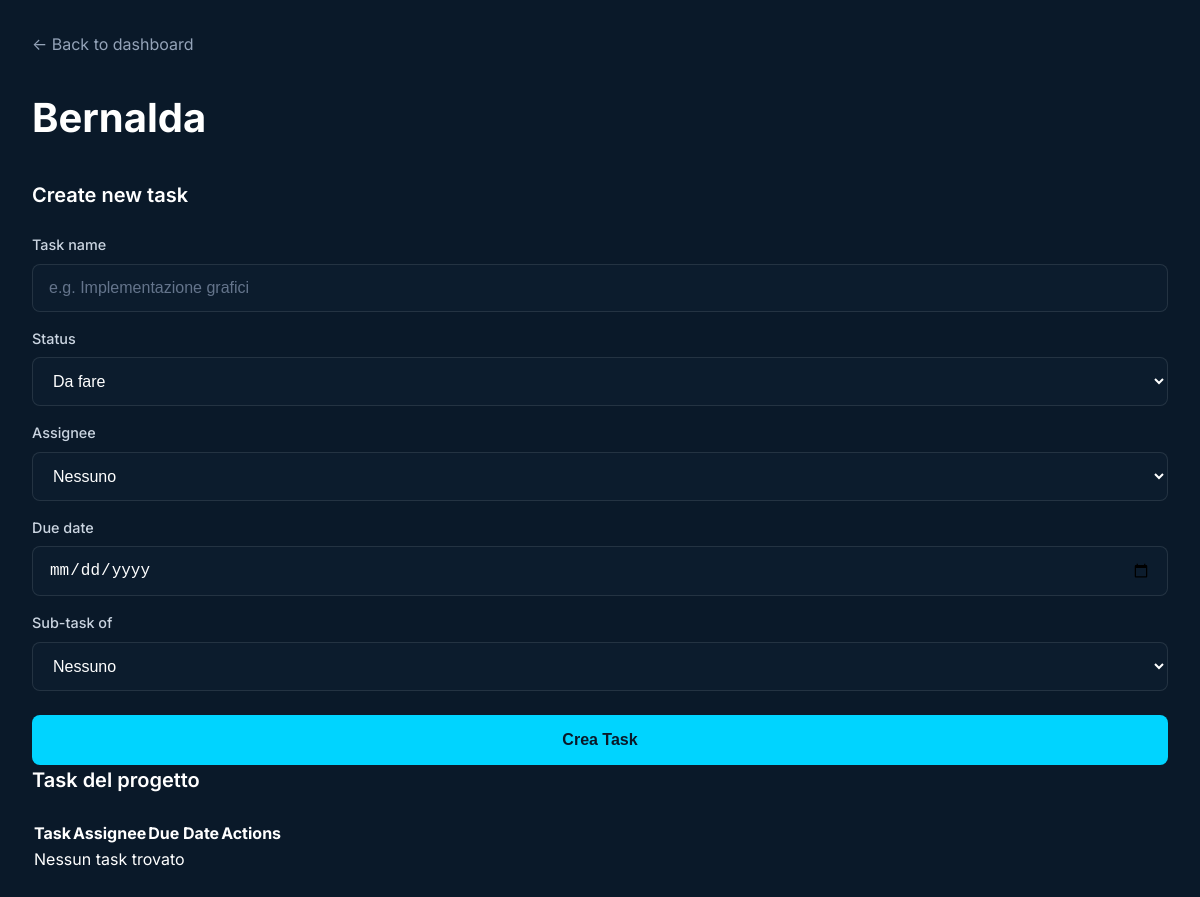
/progetto/8 (signed in), run on an earlier commit of the app's database.
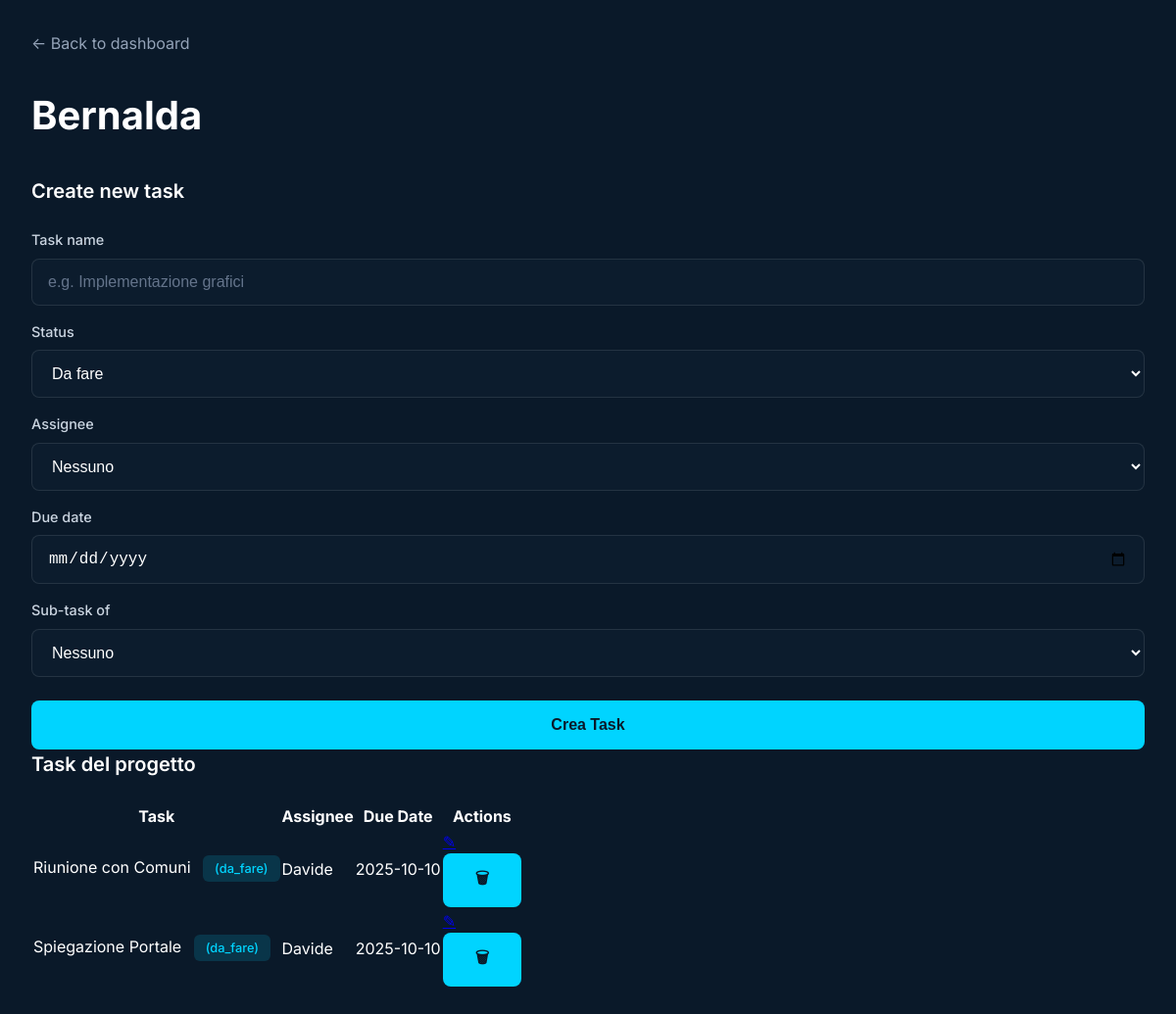
And on a later commit of the database.
### tables this page shows
CREATE TABLE progetti (
            id INTEGER PRIMARY KEY AUTOINCREMENT,
            nome TEXT NOT NULL,
            owner_id INTEGER NOT NULL,
            FOREIGN KEY (owner_id) REFERENCES utenti(id)
        );

CREATE TABLE tasks (
            id INTEGER PRIMARY KEY AUTOINCREMENT,
            titolo TEXT NOT NULL,
            descrizione TEXT,
            progetto_id INTEGER NOT NULL,
            parent_id INTEGER,
            autore_id INTEGER NOT NULL,
            stato TEXT NOT NULL,
            data_creazione TEXT DEFAULT CURRENT_TIMESTAMP,
            data_scadenza TEXT, assegnato_a INTEGER, scadenza TEXT,
            FOREIGN KEY (progetto_id) REFERENCES progetti(id),
            FOREIGN KEY (parent_id) REFERENCES tasks(id),
            FOREIGN KEY (autore_id) REFERENCES utenti(id)
        );

CREATE TABLE utenti (
            id INTEGER PRIMARY KEY AUTOINCREMENT,
            nome TEXT NOT NULL,
            email TEXT UNIQUE NOT NULL,
            password_hash TEXT NOT NULL,
            ruolo TEXT NOT NULL
        );

### app/main.py (the view)
@app.get("/progetto/{progetto_id}", response_class=HTMLResponse)
async def visualizza_progetto(request: Request, progetto_id: int, user_id: str = Cookie(default=None)):
    if not user_id:
        return RedirectResponse("/login", status_code=302)
    db_path = get_db_path()
    conn = sqlite3.connect(db_path)
    c = conn.cursor()
    c.execute("""
        SELECT 1 FROM progetti p
        LEFT JOIN progetti_utenti pu ON p.id = pu.progetto_id
        WHERE p.id = ? AND (p.owner_id = ? OR pu.utente_id = ?)
    """, (progetto_id, user_id, user_id))
    if not c.fetchone():
        conn.close()
        return RedirectResponse("/", status_code=302)
    c.execute("SELECT nome FROM progetti WHERE id = ?", (progetto_id,))
    progetto = c.fetchone()
    if not progetto:
        conn.close()
        return RedirectResponse("/", status_code=302)
    c.execute("""SELECT id, titolo, descrizione, stato, parent_id, assegnato_a, scadenza
                 FROM tasks WHERE progetto_id = ?""", (progetto_id,))
    tasks = []
    for r in c.fetchall():
        tasks.append({
            "id": r[0],
            "titolo": r[1],
            "descrizione": r[2],
            "stato": r[3],
            "parent_id": r[4],
            "assegnato_a": r[5],
            "scadenza": r[6]
        })
    c.execute("""
        SELECT DISTINCT u.id, u.nome FROM utenti u
        INNER JOIN progetti_utenti pu ON u.id = pu.utente_id
        WHERE pu.progetto_id = ?
        UNION
        SELECT u.id, u.nome FROM utenti u
        INNER JOIN progetti p ON u.id = p.owner_id
        WHERE p.id = ?
    """, (progetto_id, progetto_id))
    membri_progetto = [{"id": r[0], "nome": r[1]} for r in c.fetchall()]
    conn.close()
    return templates.TemplateResponse("progetto.html", {
        "request": request,
        "progetto_nome": progetto[0],
        "progetto_id": progetto_id,
        "tasks": tasks,
        "membri_progetto": membri_progetto
    })

### frontend/templates/progetto.html (shortened to what this page needs)
<!DOCTYPE html>
<html lang="it">
<head>
    <link rel="stylesheet" href="/static/style.css">
</head>
<body>
    <div class="project-details-container">
        <nav class="back-nav">
            <a href="/">← Back to dashboard</a>
        </nav>
        <h1 class="project-title">{{ progetto_nome }}</h1>
        <div class="dashboard-project-split">
            <div class="project-tasks-create-panel">
                <h2 class="section-title">Create new task</h2>
                <form method="post" action="/crea_task" class="create-task-form">
                    <label for="titolo">Task name</label>
                    <input type="text" name="titolo" placeholder="e.g. Implementazione grafici" required>
                    <label for="stato">Status</label>
                    <select name="stato">
                        <option value="da_fare">Da fare</option>
                    </select>
                    <label for="assegnato_a">Assignee</label>
                    <select name="assegnato_a">
                        <option value="">Nessuno</option>
                    </select>
                    <label for="scadenza">Due date</label>
                    <input type="date" name="scadenza">
                    <label for="parent_id">Sub-task of</label>
                    <select name="parent_id">
                        <option value="">Nessuno</option>
                    </select>
                    <button type="submit" class="btn-accent">Crea Task</button>
                </form>
            </div>
            <div class="project-tasks-list-panel">
                <h2 class="section-title">Task del progetto</h2>
                <table class="table-tasks">
                    <thead>
                        <tr>
                            <th>Task</th>
                            <th>Assignee</th>
                            <th>Due Date</th>
                            <th>Actions</th>
                        </tr>
                    </thead>
                    <tbody>
                        {% for task in tasks %}
                        <tr>
                            <td>
                                {{ task.titolo }}
                                <span class="task-status">({{ task.stato }})</span>
                            </td>
                            <td>
                                {% if task.assegnato_a %}
                                    {% for membro in membri_progetto %}
                                        {% if membro.id == task.assegnato_a %}
                                            {{ membro.nome }}
                                        {% endif %}
                                    {% endfor %}
                                {% else %}
                                    Nessuno
                                {% endif %}
                            </td>
                            <td>
                                {% if task.scadenza %}
                                    {{ task.scadenza }}
                                {% endif %}
                            </td>
                            <td>
                                <a href="/modifica_task/{{ task.id }}?progetto_id={{ progetto_id }}" class="icon-edit" title="Modifica">&#9998;</a>
                                <form method="post" action="/elimina_task" style="display:inline;">
                                    <button type="submit" class="icon-delete" title="Elimina" onclick="return confirm('Sei sicuro di voler eliminare questo task e tutti i suoi subtasks?');">&#128465;</button>
                                </form>
                            </td>
                        </tr>
                        {% else %}
                        <tr>
                            <td colspan="4">Nessun task trovato</td>
                        </tr>
                        {% endfor %}
                    </tbody>
                </table>
            </div>
        </div>
    </div>
</body>
</html>

### frontend/static/style.css (style rules this page uses)
* { margin: 0; padding: 0; box-sizing: border-box; }
body { font-family: 'Inter', -apple-system, BlinkMacSystemFont, 'Segoe UI', Roboto, sans-serif; background: #0a1929; min-height: 100vh; color: #ffffff; line-height: 1.5; overflow-x: hidden; }
input, select, textarea { width: 100%; padding: 0.875rem 1rem; background: rgba(15, 32, 50, 0.5); border: 1px solid rgba(255, 255, 255, 0.1); border-radius: 8px; color: #ffffff; font-size: 1rem; transition: all 0.3s ease; outline: none; }
input::placeholder, textarea::placeholder { color: #64748b; }
button, .btn-primary { width: 100%; padding: 0.875rem 1.5rem; background: #00d4ff; border: none; border-radius: 8px; color: #0a1929; font-weight: 600; font-size: 1rem; cursor: pointer; transition: all 0.3s ease; position: relative; overflow: hidden; }
.project-details-container { min-height: 100vh; padding: 2rem; max-width: 1400px; margin: 0 auto; background: #0a1929; }
.back-nav { margin-bottom: 2rem; }
.back-nav a { color: #94a3b8; text-decoration: none; font-size: 1rem; transition: color 0.3s ease; display: inline-flex; align-items: center; gap: 0.5rem; }
.project-title { font-size: 2.5rem; font-weight: 700; margin-bottom: 2rem; color: #ffffff; }
.section-title { font-size: 1.25rem; font-weight: 600; margin-bottom: 1.5rem; color: #ffffff; }
.create-task-form label { display: block; margin: 1rem 0 0.5rem 0; color: #cbd5e1; font-weight: 500; font-size: 0.9rem; }
.create-task-form input, .create-task-form select, .create-task-form textarea { margin-bottom: 0; }
.btn-accent { width: 100%; margin-top: 1.5rem; background: #00d4ff; padding: 1rem; font-size: 1rem; font-weight: 600; border-radius: 8px; color: #0a1929; }
.task-status { background: rgba(0, 212, 255, 0.15); color: #00d4ff; padding: 0.25rem 0.75rem; border-radius: 6px; font-size: 0.8rem; font-weight: 500; margin-left: 0.5rem; display: inline-block; }

What changed in the data, as far as the page shows it:
added tasks: titolo "Riunione con Comuni", stato "da_fare", scadenza "2025-10-10"
now on this page (row unchanged): utenti: nome "Davide"
added tasks: titolo "Spiegazione Portale", stato "da_fare", scadenza "2025-10-10"
Also different on the page:
text no longer shown: "Nessun task trovato"
